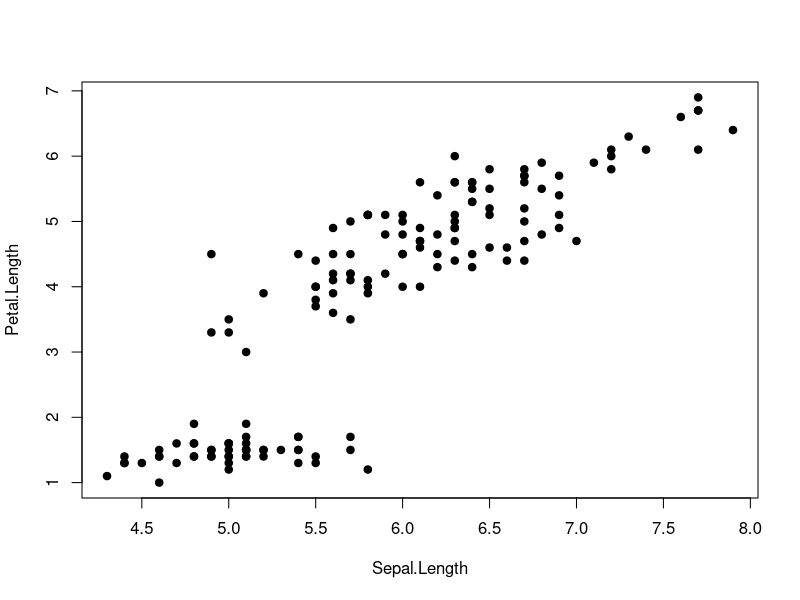
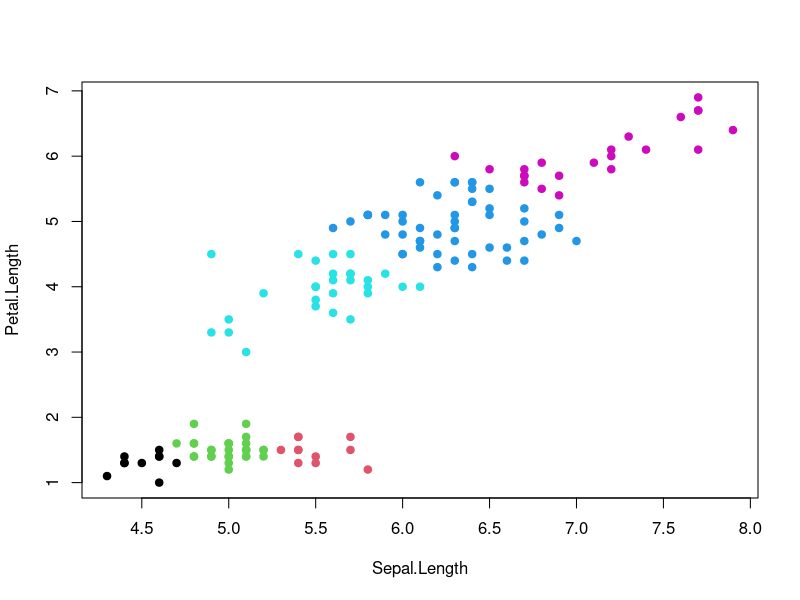
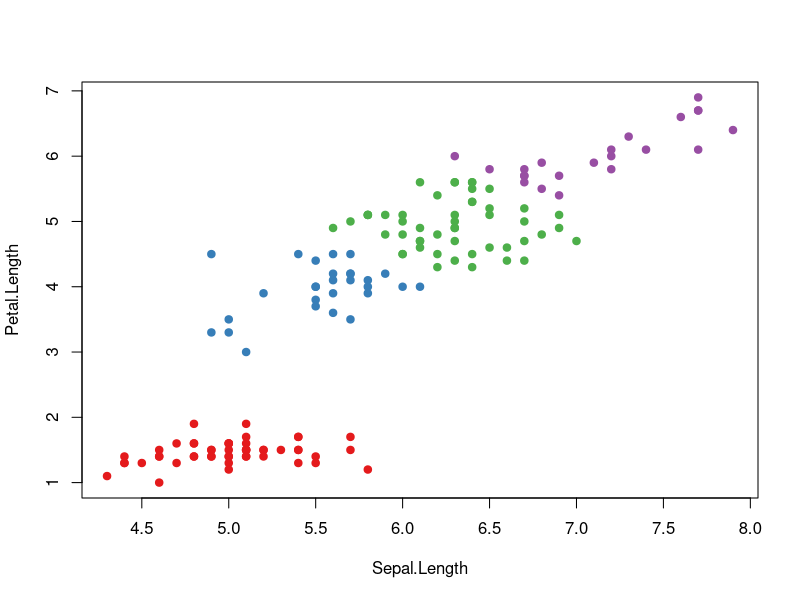
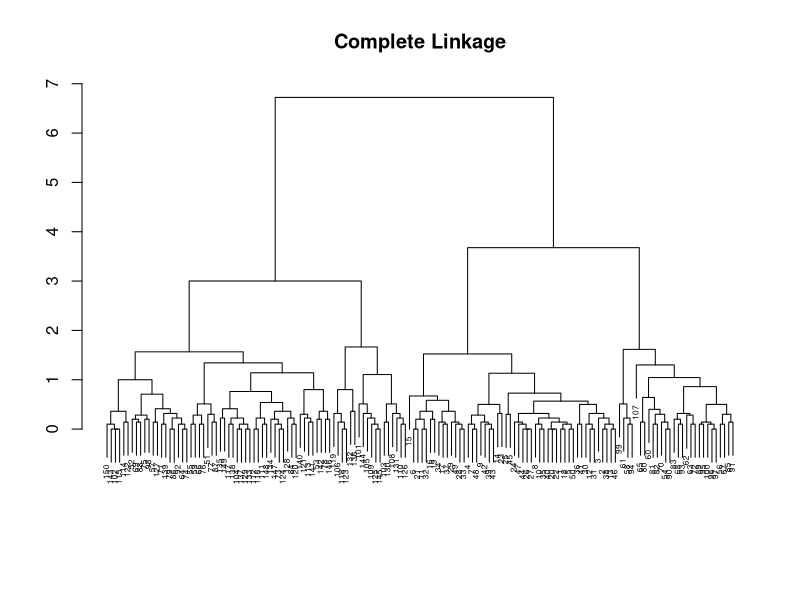
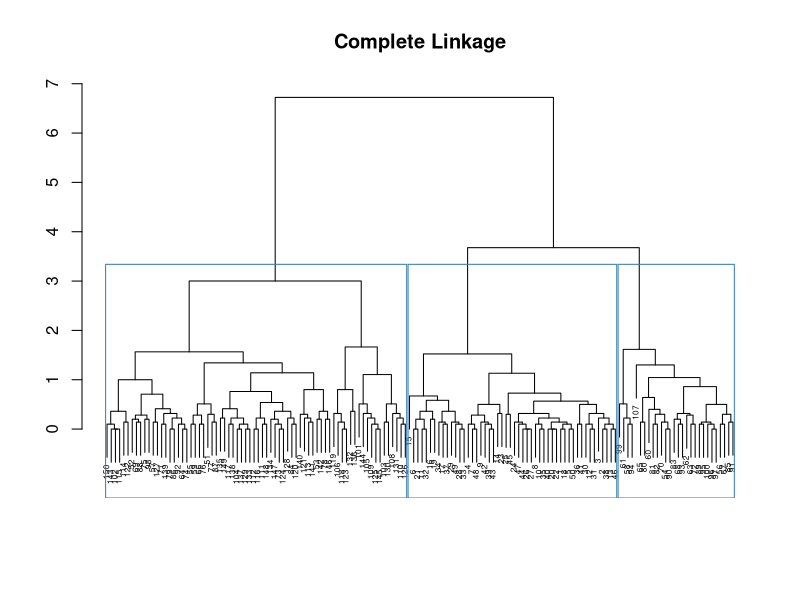
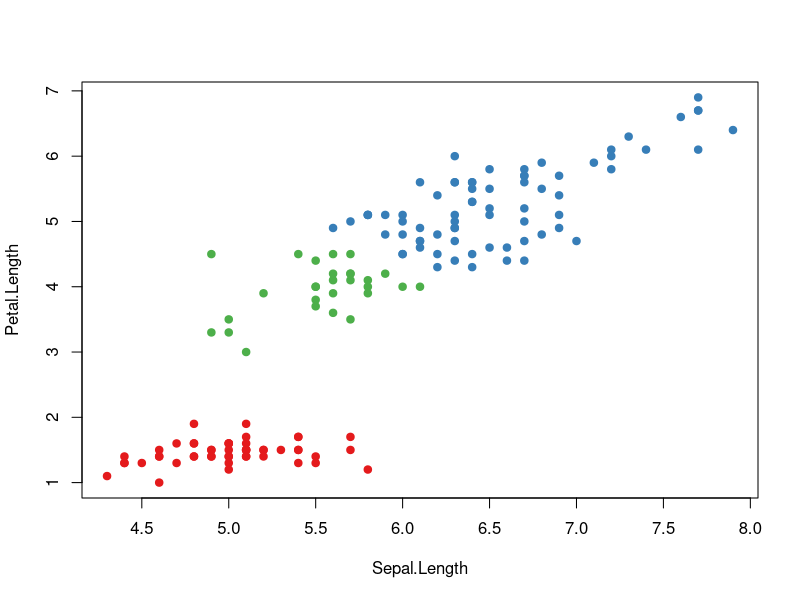
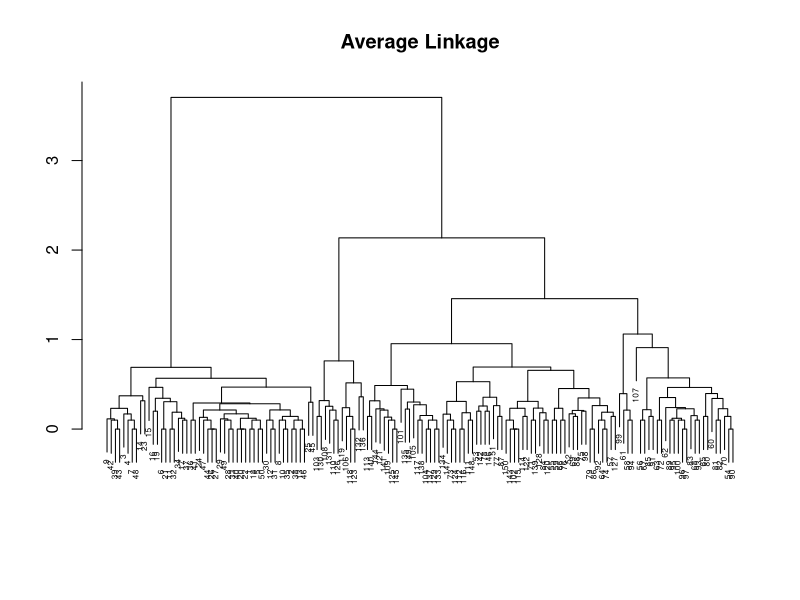
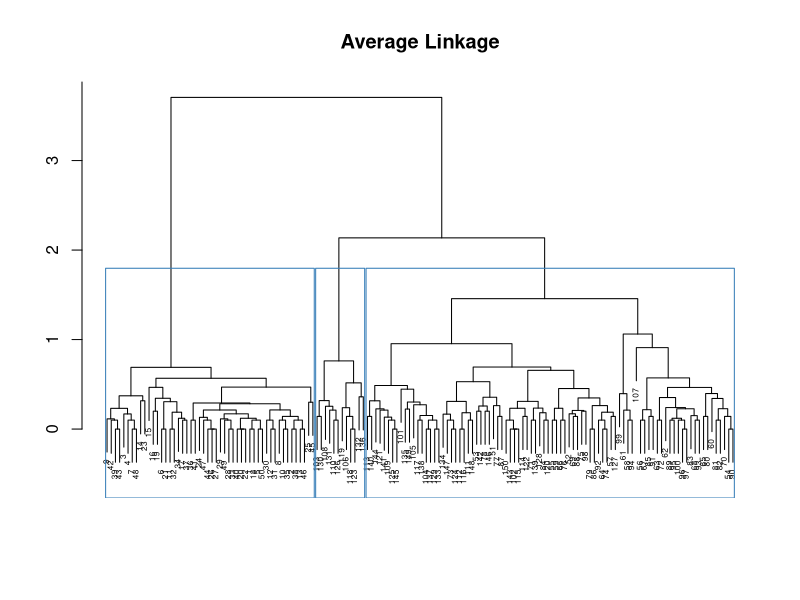

Write R code to recreate these figures, in order.
# =======================================================
# Clustering Methods : K-Means and Hierarchical
# =======================================================

# Load and explore the dataset
attach(iris)
help(iris)
str(iris)

# Subset the features to get 2-D dataset
irisData <- as.data.frame(iris[,c(1,3)])
plot(irisData, pch = 19)



# =======================================================
# Clustering Methods : Part 1 : K-Means Clustering
# =======================================================

# Set an interesting color palette for visualization
# install.packages("RColorBrewer")
library(RColorBrewer)
# display.brewer.all()
myPal <- brewer.pal(n = 9, name = "Set1")

# K-Means Clustering
# Set the value of K
K <- 6
kMeansFit <- kmeans(irisData, centers = K)
kMeansFit
plot(irisData, pch = 19, col = palette(myPal)[as.numeric(kMeansFit$cluster)])

# K-Means Clustering with multiple random starts
# Set the value of K
K <- 4
kMeansFit <- kmeans(irisData, centers = K, nstart = 20)
kMeansFit
plot(irisData, pch = 19, col = palette(myPal)[as.numeric(kMeansFit$cluster)])



# =======================================================
# Clustering Methods : Part 2 : Hierarchical Clustering
# =======================================================

# Hierarchical Clustering : Complete Linkage
hiercFit <- hclust(dist(irisData), method="complete")
hiercFit
plot(hiercFit, main="Complete Linkage", xlab="", ylab="", sub="", cex =.5)

K <- 3
plot(hiercFit, main="Complete Linkage", xlab="", ylab="", sub="", cex =.5)
rect.hclust(hiercFit, k = K)
plot(irisData, pch = 19, col = palette(myPal)[as.numeric(cutree(hiercFit, k = K))])

# Hierarchical clustering : Average Linkage
hiercFit <- hclust(dist(irisData), method="average")
hiercFit
plot(hiercFit, main="Average Linkage", xlab="", ylab="", sub="", cex =.5)

K <- 3
plot(hiercFit, main="Average Linkage", xlab="", ylab="", sub="", cex =.5)
rect.hclust(hiercFit, k = K)
plot(irisData, pch = 19, col = palette(myPal)[as.numeric(cutree(hiercFit, k = K))])

# Hierarchical clustering : Single Linkage
hiercFit <- hclust(dist(irisData), method="single")
hiercFit
plot(hiercFit, main="Single Linkage", xlab="", ylab="", sub="", cex =.5)

K <- 3
plot(hiercFit, main="Single Linkage", xlab="", ylab="", sub="", cex =.5)
rect.hclust(hiercFit, k = K)
plot(irisData, pch = 19, col = palette(myPal)[as.numeric(cutree(hiercFit, k = K))])



# =======================================================
# Clustering Methods : Part 3 : Graph Clustering
# =======================================================

# install.packages("igraph")
library(igraph)

# Example Graph : Zachary's Karate Club
graphZKC <- make_graph("Zachary")
plot(graphZKC, 
     layout = layout.kamada.kawai,
     vertex.size = 7,
     vertex.color = "darkgray",
     edge.width = 1,  
     edge.color = "darkgray",
     vertex.label = NA)

# Fast Greedy Clustering on the Graph
fgcFit <- cluster_fast_greedy(graphZKC)
fgcFit
membership(fgcFit)
plot(graphZKC,
     layout = layout.kamada.kawai,
     vertex.size = 7,
     vertex.color = palette(myPal)[as.numeric(membership(fgcFit))],
     edge.width = 1,  
     edge.color = "darkgray",
     vertex.label = NA)
